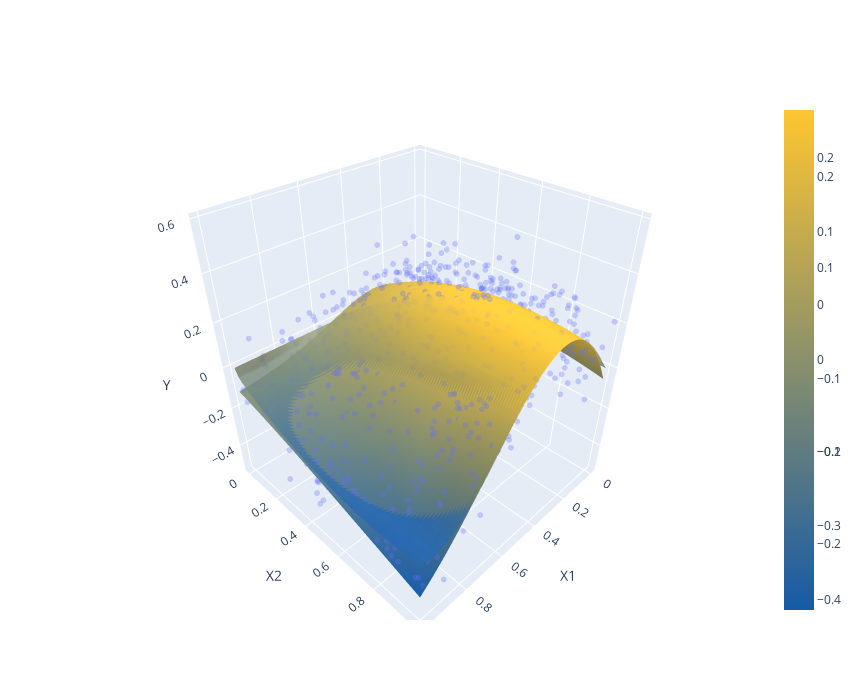

Notebook source saved alongside this figure:
### Markdown cell above
### Exercise

See exercise 9 in the [exercise list](#app-reg-ex).

The loss or error function typically used when using an MLP for regression is
our now familiar mean squared error loss function:

$$
{||y - \hat{y}||_2}^2
$$

where $ \hat{y} $ is the output of the neural network.

Here, we fit a neural network to the same simulated data that we used
in the random forests section.

### Code cell
from sklearn import neural_network
nn = neural_network.MLPRegressor((6,), activation="logistic",
                                 verbose=True, solver="lbfgs",
                                 alpha=0.0).fit(Xsim,ysim)
fig=surface_scatter_plot(Xsim,ysim,lambda x: nn.predict([x]), show_f0=True)
fig

### Figure 1 — Plotly figure (JSON) as saved in the notebook; plotly's stock layout.template omitted (floating-point values rounded to 4 significant figures; data arrays with more than 128 entries replaced by an {"elided": "..."} marker saying what was removed)
{"data": [{"marker": {"opacity": 0.3, "size": 2}, "mode": "markers", "type": "scatter3d", "uid": "1ab40ef6-c9d8-4452-8d02-1db3789a0f21", "x": {"elided": "1000 float values"}, "y": {"elided": "1000 float values"}, "z": {"elided": "1000 float values"}}, {"colorscale": [[0, "#165aa7"], [1, "#fec630"]], "opacity": 1, "type": "surface", "uid": "bc912160-d545-494c-a183-a81a1bcdbf23", "x": [0, 0.02041, 0.04082, 0.06122, 0.08163, 0.102, 0.1224, 0.1429, 0.1633, 0.1837, 0.2041, 0.2245, 0.2449, 0.2653, 0.2857, 0.3061, 0.3265, 0.3469, 0.3673, 0.3878, 0.4082, 0.4286, 0.449, 0.4694, 0.4898, 0.5102, 0.5306, 0.551, 0.5714, 0.5918, 0.6122, 0.6327, 0.6531, 0.6735, 0.6939, 0.7143, 0.7347, 0.7551, 0.7755, 0.7959, 0.8163, 0.8367, 0.8571, 0.8776, 0.898, 0.9184, 0.9388, 0.9592, 0.9796, 1], "y": [0, 0.02041, 0.04082, 0.06122, 0.08163, 0.102, 0.1224, 0.1429, 0.1633, 0.1837, 0.2041, 0.2245, 0.2449, 0.2653, 0.2857, 0.3061, 0.3265, 0.3469, 0.3673, 0.3878, 0.4082, 0.4286, 0.449, 0.4694, 0.4898, 0.5102, 0.5306, 0.551, 0.5714, 0.5918, 0.6122, 0.6327, 0.6531, 0.6735, 0.6939, 0.7143, 0.7347, 0.7551, 0.7755, 0.7959, 0.8163, 0.8367, 0.8571, 0.8776, 0.898, 0.9184, 0.9388, 0.9592, 0.9796, 1], "z": {"elided": "50x50 float values"}}, {"colorscale": [[0, "#165aa7"], [1, "#fec630"]], "opacity": 0.8, "type": "surface", "uid": "d2e81668-b95c-463c-a144-efdd8e39f07a", "x": [0, 0.02041, 0.04082, 0.06122, 0.08163, 0.102, 0.1224, 0.1429, 0.1633, 0.1837, 0.2041, 0.2245, 0.2449, 0.2653, 0.2857, 0.3061, 0.3265, 0.3469, 0.3673, 0.3878, 0.4082, 0.4286, 0.449, 0.4694, 0.4898, 0.5102, 0.5306, 0.551, 0.5714, 0.5918, 0.6122, 0.6327, 0.6531, 0.6735, 0.6939, 0.7143, 0.7347, 0.7551, 0.7755, 0.7959, 0.8163, 0.8367, 0.8571, 0.8776, 0.898, 0.9184, 0.9388, 0.9592, 0.9796, 1], "y": [0, 0.02041, 0.04082, 0.06122, 0.08163, 0.102, 0.1224, 0.1429, 0.1633, 0.1837, 0.2041, 0.2245, 0.2449, 0.2653, 0.2857, 0.3061, 0.3265, 0.3469, 0.3673, 0.3878, 0.4082, 0.4286, 0.449, 0.4694, 0.4898, 0.5102, 0.5306, 0.551, 0.5714, 0.5918, 0.6122, 0.6327, 0.6531, 0.6735, 0.6939, 0.7143, 0.7347, 0.7551, 0.7755, 0.7959, 0.8163, 0.8367, 0.8571, 0.8776, 0.898, 0.9184, 0.9388, 0.9592, 0.9796, 1], "z": {"elided": "50x50 float values"}}], "layout": {"autosize": true, "height": 700, "scene": {"xaxis": {"title": {"text": "X1"}}, "yaxis": {"title": {"text": "X2"}}, "zaxis": {"title": {"text": "Y"}}}, "width": 860}}
